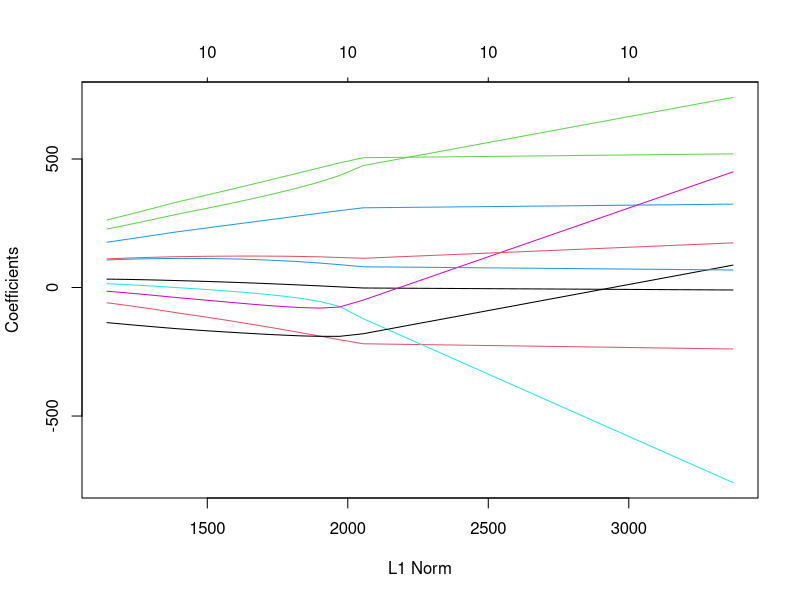

Recreate this plot in R.
library(glmnet)

dat <- read.csv('./diabetes.csv', header = TRUE)

# scale by mean zero and sum of squares 1
dat_scaled <- data.frame(scale(dat[, 1:10]) / sqrt(nrow(dat)))
dat_scaled$prog <- dat$prog - mean(dat$prog)

# Linear model
mod0 <- lm(formula = prog ~ . - 1, data = dat_scaled)
summary(mod0)

# Ridge method
x <- model.matrix(prog ~ ., dat_scaled)[,-1]
y <- dat$prog - mean(dat$prog)
lambdas <- 10 ^ seq(3, -2, by = -.5)

ridge.mod <-
  glmnet(
    x,
    y,
    alpha = 0,
    lambda = seq(0, 0.25, 0.01),
    standardize = F
  )
plot(ridge.mod)

ridge.mod2 <-
  cv.glmnet(x,
            y,
            alpha = 0,
            standardize = F)

print(paste("Minimum MSE lambda is: ", ridge.mod2$lambda.min))
